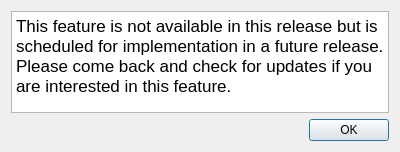
<?xml version="1.0" encoding="UTF-8"?>
<ui version="4.0">
 <class>DialogFutureFeature</class>
 <widget class="QDialog" name="DialogFutureFeature">
  <property name="geometry">
   <rect>
    <x>0</x>
    <y>0</y>
    <width>400</width>
    <height>152</height>
   </rect>
  </property>
  <property name="windowTitle">
   <string>Dialog</string>
  </property>
  <layout class="QVBoxLayout" name="verticalLayout">
   <item>
    <widget class="QTextBrowser" name="textBrowser">
     <property name="html">
      <string>&lt;!DOCTYPE HTML PUBLIC &quot;-//W3C//DTD HTML 4.0//EN&quot; &quot;http://www.w3.org/TR/REC-html40/strict.dtd&quot;&gt;
&lt;html&gt;&lt;head&gt;&lt;meta name=&quot;qrichtext&quot; content=&quot;1&quot; /&gt;&lt;style type=&quot;text/css&quot;&gt;
p, li { white-space: pre-wrap; }
&lt;/style&gt;&lt;/head&gt;&lt;body style=&quot; font-family:'.SF NS Text'; font-size:13pt; font-weight:400; font-style:normal;&quot;&gt;
&lt;p style=&quot; margin-top:0px; margin-bottom:0px; margin-left:0px; margin-right:0px; -qt-block-indent:0; text-indent:0px;&quot;&gt;This feature is not available in this release but is scheduled for implementation in a future release.  Please come back and check for updates if you are interested in this feature.&lt;/p&gt;&lt;/body&gt;&lt;/html&gt;</string>
     </property>
    </widget>
   </item>
   <item>
    <widget class="QDialogButtonBox" name="buttonBox">
     <property name="orientation">
      <enum>Qt::Horizontal</enum>
     </property>
     <property name="standardButtons">
      <set>QDialogButtonBox::Ok</set>
     </property>
    </widget>
   </item>
  </layout>
 </widget>
 <resources/>
 <connections/>
</ui>
